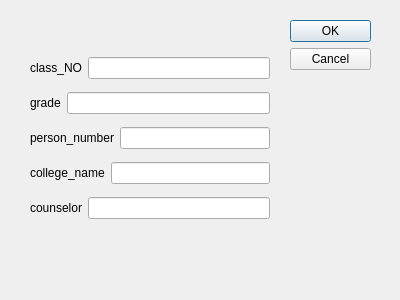
<?xml version="1.0" encoding="UTF-8"?>
<ui version="4.0">
 <class>insert_class</class>
 <widget class="QDialog" name="insert_class">
  <property name="geometry">
   <rect>
    <x>0</x>
    <y>0</y>
    <width>400</width>
    <height>300</height>
   </rect>
  </property>
  <property name="windowTitle">
   <string>Dialog</string>
  </property>
  <widget class="QDialogButtonBox" name="buttonBox">
   <property name="geometry">
    <rect>
     <x>290</x>
     <y>20</y>
     <width>81</width>
     <height>241</height>
    </rect>
   </property>
   <property name="orientation">
    <enum>Qt::Vertical</enum>
   </property>
   <property name="standardButtons">
    <set>QDialogButtonBox::Cancel|QDialogButtonBox::Ok</set>
   </property>
  </widget>
  <widget class="QWidget" name="layoutWidget">
   <property name="geometry">
    <rect>
     <x>30</x>
     <y>50</y>
     <width>240</width>
     <height>176</height>
    </rect>
   </property>
   <layout class="QVBoxLayout" name="verticalLayout_2">
    <item>
     <layout class="QHBoxLayout" name="horizontalLayout_6">
      <item>
       <widget class="QLabel" name="class_NO_label">
        <property name="text">
         <string>class_NO</string>
        </property>
       </widget>
      </item>
      <item>
       <widget class="QLineEdit" name="class_NO_lineEdit"/>
      </item>
     </layout>
    </item>
    <item>
     <layout class="QHBoxLayout" name="horizontalLayout_7">
      <item>
       <widget class="QLabel" name="grade_label">
        <property name="text">
         <string>grade</string>
        </property>
       </widget>
      </item>
      <item>
       <widget class="QLineEdit" name="grade_lineEdit"/>
      </item>
     </layout>
    </item>
    <item>
     <layout class="QHBoxLayout" name="horizontalLayout_8">
      <item>
       <widget class="QLabel" name="person_nmber_label">
        <property name="text">
         <string>person_number</string>
        </property>
       </widget>
      </item>
      <item>
       <widget class="QLineEdit" name="person_number_lineEdit"/>
      </item>
     </layout>
    </item>
    <item>
     <layout class="QHBoxLayout" name="horizontalLayout_9">
      <item>
       <widget class="QLabel" name="college_nane_label">
        <property name="text">
         <string>college_name</string>
        </property>
       </widget>
      </item>
      <item>
       <widget class="QLineEdit" name="college_name_lineEdit"/>
      </item>
     </layout>
    </item>
    <item>
     <layout class="QHBoxLayout" name="horizontalLayout_10">
      <item>
       <widget class="QLabel" name="counselor_label">
        <property name="text">
         <string>counselor</string>
        </property>
       </widget>
      </item>
      <item>
       <widget class="QLineEdit" name="counselor_lineEdit"/>
      </item>
     </layout>
    </item>
   </layout>
  </widget>
 </widget>
 <resources/>
 <connections>
  <connection>
   <sender>buttonBox</sender>
   <signal>accepted()</signal>
   <receiver>insert_class</receiver>
   <slot>accept()</slot>
   <hints>
    <hint type="sourcelabel">
     <x>248</x>
     <y>254</y>
    </hint>
    <hint type="destinationlabel">
     <x>157</x>
     <y>274</y>
    </hint>
   </hints>
  </connection>
  <connection>
   <sender>buttonBox</sender>
   <signal>rejected()</signal>
   <receiver>insert_class</receiver>
   <slot>reject()</slot>
   <hints>
    <hint type="sourcelabel">
     <x>316</x>
     <y>260</y>
    </hint>
    <hint type="destinationlabel">
     <x>286</x>
     <y>274</y>
    </hint>
   </hints>
  </connection>
 </connections>
</ui>
